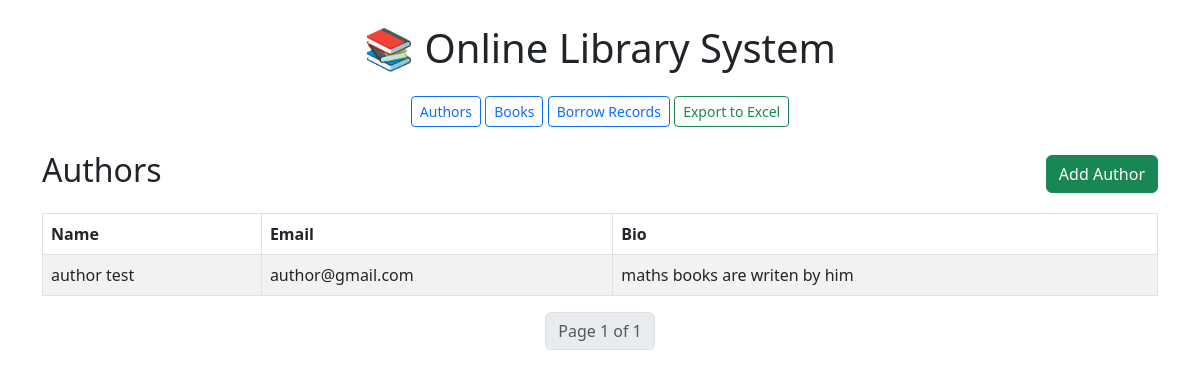
Screenshot of /authors/ with the database file from the repository.
### library/models.py (models this page shows, shortened)
class Author(models.Model):
    name = models.CharField(max_length=100)
    email = models.EmailField(unique=True)
    bio = models.TextField()

### library/views.py (the view)
# urls.py: path('authors/', AuthorListView.as_view(), name='author-list'),
class AuthorListView(View):
    def get(self, request):
        authors = Author.objects.all()
        paginator = Paginator(authors, 5)
        page = request.GET.get('page')
        page_obj = paginator.get_page(page)
        return render(request, 'library/author_list.html', {'authors': page_obj})

### library/templates/library/author_list.html (shortened to what this page needs)
{% extends 'library/base.html' %}
{% block content %}
<div class="d-flex justify-content-between align-items-center mb-3">
    <h2>Authors</h2>
    <a href="{% url 'author-add' %}" class="btn btn-success">Add Author</a>
</div>
{% if authors %}
    <table class="table table-bordered table-striped">
        <thead>
            <tr>
                <th>Name</th>
                <th>Email</th>
                <th>Bio</th>
            </tr>
        </thead>
        <tbody>
            {% for author in authors %}
            <tr>
                <td>{{ author.name }}</td>
                <td>{{ author.email }}</td>
                <td>{{ author.bio }}</td>
            </tr>
            {% endfor %}
        </tbody>
    </table>
    <nav>
        <ul class="pagination justify-content-center">
            <li class="page-item disabled"><a class="page-link">Page {{ authors.number }} of {{ authors.paginator.num_pages }}</a></li>
        </ul>
    </nav>
{% else %}
    <div class="alert alert-warning">No authors found.</div>
{% endif %}
{% endblock %}

### rows the page displays
Author: name "author test", email "author@gmail.com", bio "maths books are writen by him"

### other values shown
{{ authors.number }} "1"
{{ authors.paginator.num_pages }} "1"
